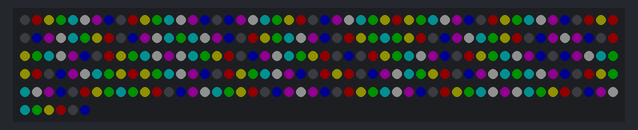
The sketch below on a simulated Arduino Uno, built with avr-gcc and run on an emulated ATmega328P. Parts: 256 RGB LEDs in strip order, left to right, continuing on the next row. Dim RGB values are drawn brighter than linear.

Above: at 0.1 s.
At 1.1 s:
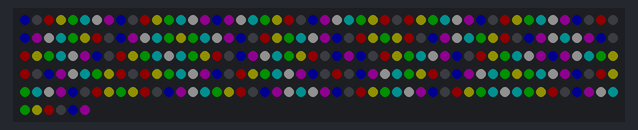
At 2.1 s:
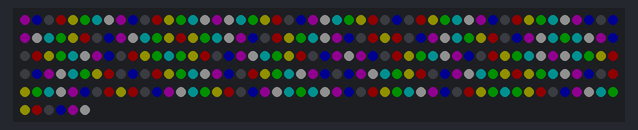
At 3.1 s:
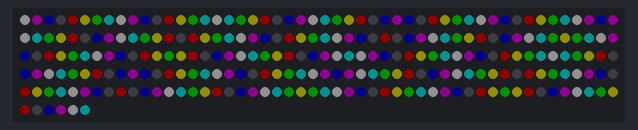
At 5.1 s:
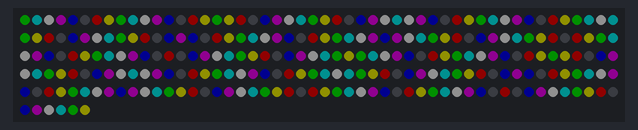
At 7.2 s:
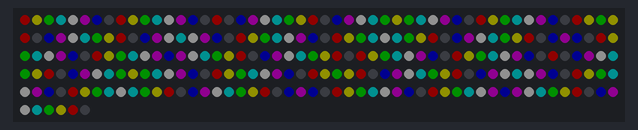

The sketch:

NeopixelDrive.ino
```cpp
#include <Adafruit_NeoPixel.h>

#define ADR(x,y) (((y)&0xF)<<4 | ((y)&1? (~(x)&0xF) : (x)&0xF))

int leds= 256;
// create a pixel strand with 256 pixels on pin 3, color sequence GRB
Adafruit_NeoPixel pixels(leds, 3, NEO_GRB);
unsigned long colors[8];
byte offset;

void setup()
{
  byte brightness= 0x10;
  pixels.begin();  // initialize the pixels
  for(int c= 0; c<8; c++)
  {
    int g;
    g= c ^ (c>>1);
    unsigned long color= 0;
    for(int rgb= 0; rgb<3; rgb++)
    {
      color |= (((unsigned long)1 & (g >> rgb)) * brightness) << ((2-rgb)<<3);
    }
    colors[c]= color;
  }
  offset= 0;
}

void loop()
{
  for (unsigned int y= 0; y<16; y++)
    for (unsigned int x= 0; x<16; x++)
    {
      pixels.setPixelColor(ADR(x,y), colors[(x+y-offset)%8]);
    }
  // and write the data
  pixels.show();

  delay(1000);

  offset= ++offset % 8;
}
```

Measured:
- by itself, everything shown: repeats every 8.1 s, in 8 steps
- what the display in image 1 shows lasts 1.0 s, from 1.0 s to 2.0 s
